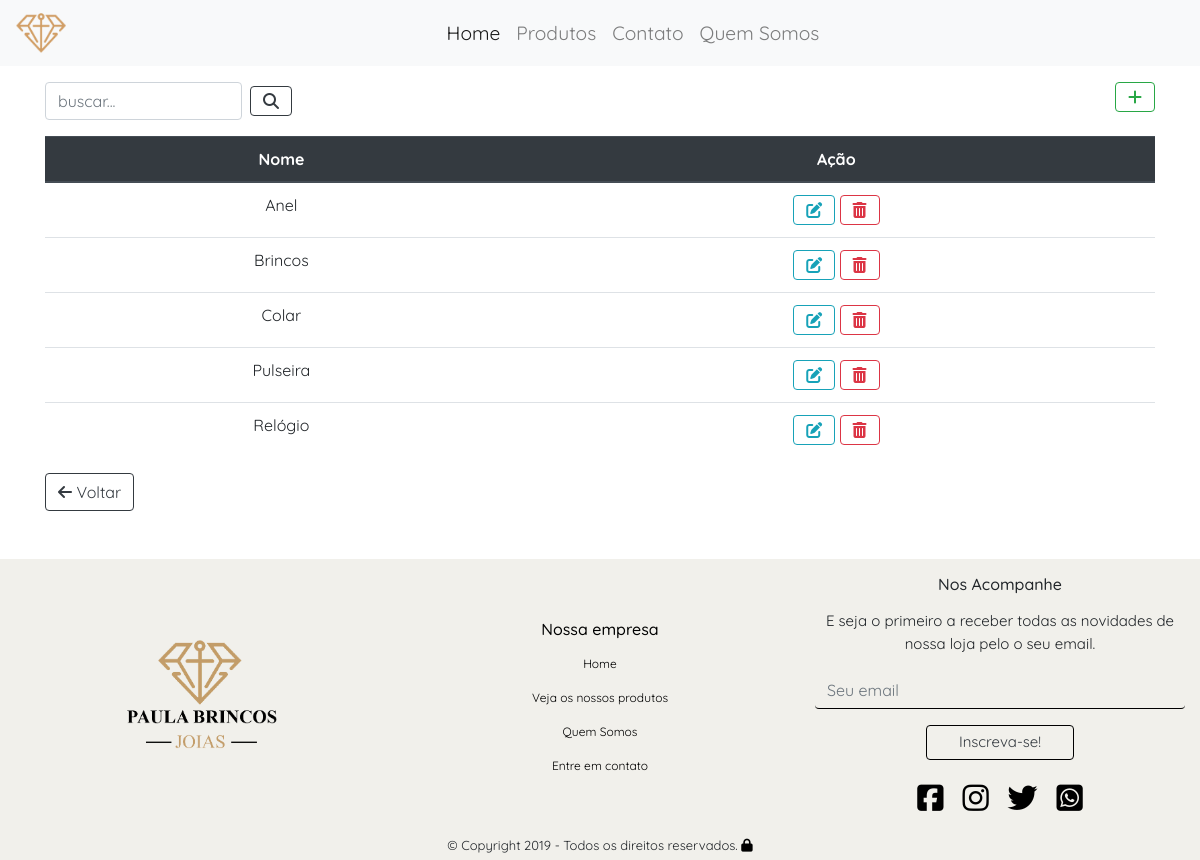
The app's page /categoria (signed in) with its own data.
### tables this page shows
CREATE TABLE `categoria` (
  `id` int(11) NOT NULL,
  `nome` varchar(45) NOT NULL,
  `descricao` varchar(255) NOT NULL
);

### app/core/Controller.php (called while the page is built, shortened)
<?php
class Controller{
    public function load($viewName, $viewData=array()){
        extract($viewData);
        include "app/views/" . $viewName .".php";
    }
}

### app/core/Core.php (called while the page is built, shortened)
<?php
class Core{
    private $parametros = array();
    public function run(){
       $c = new $controllerCorrente;
       call_user_func_array(array($c, $this->getMetodo()), $this->getParametros());
    }
    public function getMetodo() {
        return METODO_PADRAO;
    }
    public function getParametros() {
        return $this->parametros;
    }
}

### index.php (called while the page is built, shortened)
<?php
require 'app/core/Core.php';
$core = new Core;
$core->run();

### app/core/Model.php (called while the page is built, shortened)
<?php
abstract class Model{
    public function __construct() {
        $this->db = new \PDO("mysql:dbname=".BANCO.";host=".SERVIDOR,USUARIO,SENHA);
    }
}

### app/models/Categoria.php (called while the page is built, shortened)
<?php
class Categoria extends Model{
    public function lista(){
        $sql = "SELECT * FROM categoria";
        $qry = $this->db->query($sql);
        return $qry->fetchAll(\PDO::FETCH_OBJ);
    }
}

### app/views/categoria/Index.php (the view, shortened to what this page needs)
<div class="container mt-3">
    <div class="d-flex justify-content-between">
        <form class="form-inline search-crud my-2 my-lg-0" method="GET" action="<?php echo URL_BASE . "/categoria/pesquisar" ?>">
            <input class="form-control mr-sm-2" type="search" name="categoria_pesquisar" placeholder="buscar..." aria-label="Search">
            <button class="btn btn-outline-dark" type="submit"><i class="fas fa-search"></i></button>
        </form>
        <a href="<?php echo URL_BASE . "/categoria/novo" ?>"><button type="button" class="btn btn-outline-success"><i class="fas fa-plus"></i></button></a>
    </div>
    <table class="table text-center mt-3">
        <thead class="thead-dark">
            <tr>
                <th scope="col">Nome</th>
                <th scope="col">Ação</th>
            </tr>
        </thead>
        <tbody>
            <?php if (is_array($categorias)) {
                foreach ($categorias as $categoria) { ?>
                    <tr>
                        <td><?php echo $categoria->nome ?></td>
                        <td>
                            <a href="<?php echo URL_BASE . "/categoria/editar/" . $categoria->id ?>" title="Editar" class="btn btn-outline-info"><i class="fas fa-edit"></i></a>
                            <a href="<?php echo URL_BASE . "/categoria/apagar/" . $categoria->id ?>" class="btn btn-outline-danger"><i class="fas fa-trash-alt"></i></a>
                        </td>
                    </tr>
            <?php }
            } ?>
        </tbody>
    </table>
    <a href="<?php echo URL_BASE . "/administrativo" ?>"><button type="button" class="btn btn-outline-dark"><i class="fas fa-arrow-left"></i> Voltar</button></a>
</div>

### assets/css/styles.css (style rules this page uses)
body { font-family: 'Quicksand', sans-serif; }

### records on screen
categoria: nome "Anel"
categoria: nome "Brincos"
categoria: nome "Colar"
categoria: nome "Pulseira"
categoria: nome "Relógio"
